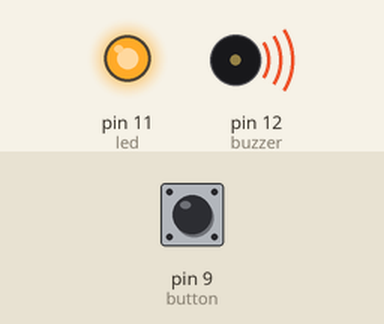
This sketch was run on a simulated Arduino Uno, built with avr-gcc and run on an emulated ATmega328P. Parts: output pins drawn as LEDs (lit = HIGH), buzzer (waves = sounding, pin HIGH). Inputs (shaded band) come from the test bench; at power-on: pin 9 (button) HIGH.

Above: at 0.3 s.
Timing chart, 0 to 1.8 s (numbered marks = the images above):
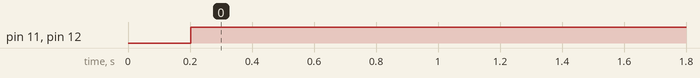

Measured:
- by itself, pin 11 (led), pin 12 (buzzer): LOW → HIGH at 0.20 s

The sketch:

scenario1.ino
```cpp
//Wiring code generated from an ArduinoML model
// Application name: foo

long debounce = 200;
long startTime; // Used for temporal transitions
enum STATE {on, off};

STATE currentState = off;

bool buttonBounceGuard = false;
long buttonLastDebounceTime = 0;


	void setup(){
		pinMode(9, INPUT); // button [Sensor]
		pinMode(11, OUTPUT); // led [Actuator]
		pinMode(12, OUTPUT); // buzzer [Actuator]
	}
	void loop() {
			switch(currentState){

				case on:
					digitalWrite(11,HIGH);
					digitalWrite(12,HIGH);
					buttonBounceGuard = static_cast<long>(millis() - buttonLastDebounceTime) > debounce;
					if ( digitalRead(9) == LOW && buttonBounceGuard ) {
						buttonLastDebounceTime = millis();
						currentState = off;
					}


				    break;

				case off:
					digitalWrite(11,LOW);
					digitalWrite(12,LOW);
					buttonBounceGuard = static_cast<long>(millis() - buttonLastDebounceTime) > debounce;
					if ( digitalRead(9) == HIGH && buttonBounceGuard ) {
						buttonLastDebounceTime = millis();
						currentState = on;
					}


				    break;

		}
	}
```
